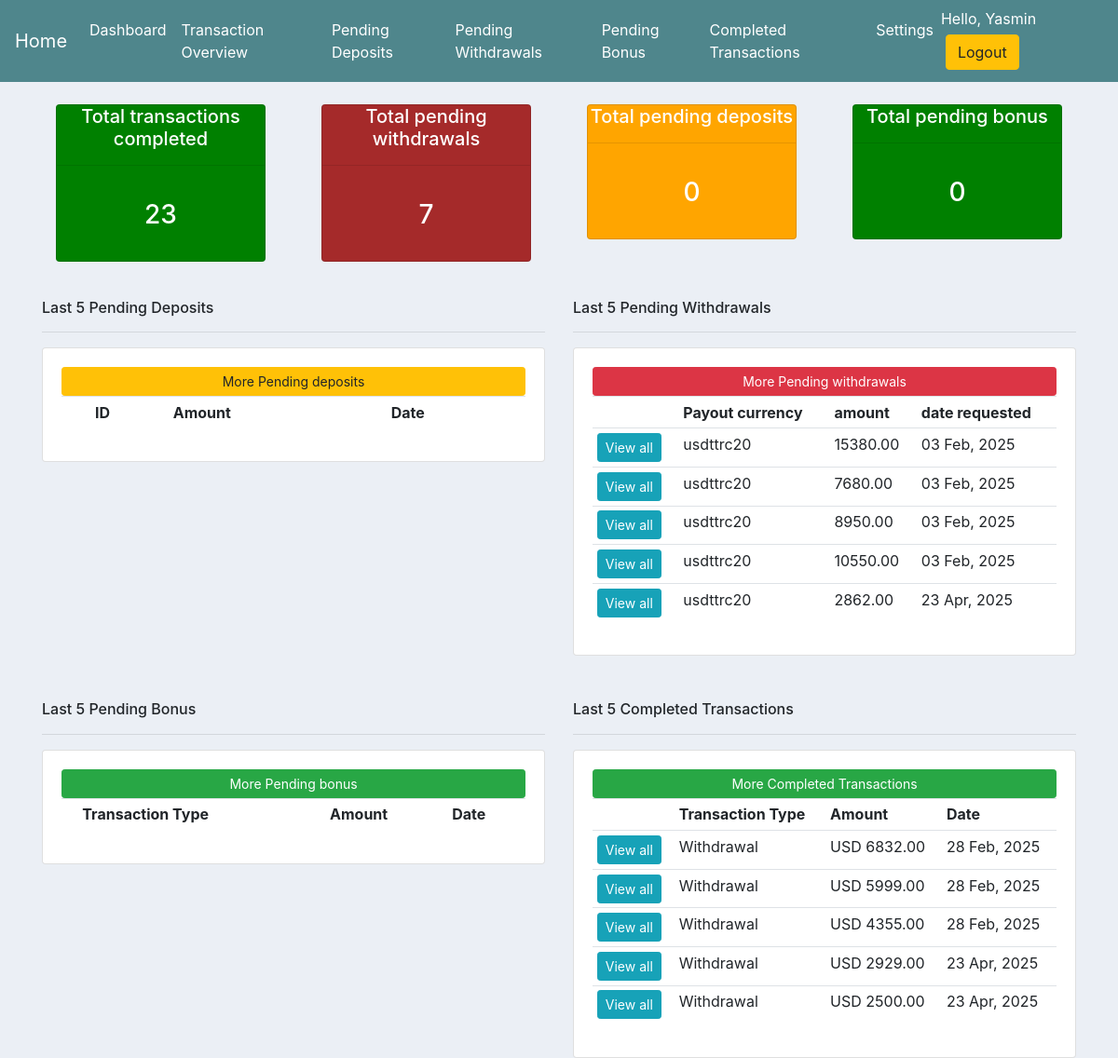
/history/ (signed in), run on the app's committed database.
### AstralAssetsApp/models.py (models this page shows, shortened)
class Withdrawal_request(models.Model):
	client= models.ForeignKey(Client, null=True, blank=True, on_delete=models.SET_NULL)
	client_username= models.CharField(max_length=200, null=True)
	client_email= models.CharField(max_length=200, null=True)
	transaction_hash= models.CharField(max_length=20, null=True,)
	crypto_used_for_requesting_withdrawal= models.CharField(max_length=35, null=True)
	withdrawal_address= models.CharField(max_length=200, null=True)
	amount= models.FloatField(default=0, null=True)
	date_created= models.DateTimeField(auto_now_add=True)

class Transaction(models.Model):
	client= models.ForeignKey(Client, null=True, blank=True, on_delete=models.SET_NULL)
	transaction_type= models.CharField(max_length=64, null=True, blank=True)
	transaction_id= models.CharField(max_length=30, null=True, blank=True, default='504ID.omit')
	investment_plan= models.CharField(max_length=64, null=True, blank=True, default='504Package.omit')
	amount= models.FloatField(default=0, null=True)
	status= models.CharField(max_length=64, null=True, blank=True)
	created= models.DateTimeField(auto_now_add= True, null=True, blank=True)

### AstralAssetsApp/views.py (the view)
# urls.py: path('history/', views.history, name='history'),
@login_required(login_url='signin')
def history(request):
	client= request.user.client
	transaction= ''
	bonus= ''
	payment_id= ''
	withdrawal= ''
	total_transaction=''
	try:
		withdrawal= Withdrawal_request.objects.filter(client=client)
		total_withdrawal= withdrawal.count()
		last_five_withdrawal= withdrawal.order_by('-id')[:5][::-1]
		transaction= Transaction.objects.filter(client=client)
		total_completed_transaction= transaction.count()
		last_five_transaction= transaction.order_by('-id')[:5][::-1]
		bonus= Bonus.objects.filter(client=client)
		total_bonus= bonus.count()
		last_five_bonus= bonus.order_by('-id')[:5][::-1]
		payment_id= Payment_id.objects.filter(client=client)
		total_payment_id= payment_id.count()
		last_five_payment_id= payment_id.order_by('-id')[:5][::-1]
		total_transaction= float(transaction.count()) + float(bonus.count()) + float(payment_id.count() + float(withdrawal.count()))
	except:
		pass
	context={'withdrawal':withdrawal, 'bonus':bonus, 'payment_id':payment_id,'transaction':transaction, 'total_transaction':total_transaction,
	'total_withdrawal':total_withdrawal, 'total_bonus':total_bonus, 'total_payment_id':total_payment_id,
	'last_five_payment_id':last_five_payment_id, 'last_five_withdrawal':last_five_withdrawal, 'last_five_bonus':last_five_bonus,
	'total_completed_transaction':total_completed_transaction,'last_five_transaction':last_five_transaction }
	return render(request, 'AstralAssetsApp/history.html', context)

### AstralAssetsApp/templates/AstralAssetsApp/history.html (shortened to what this page needs)
<!DOCTYPE html>
<html>
<head>
    {% load static %}
    <link rel="stylesheet" href="https://stackpath.bootstrapcdn.com/bootstrap/4.4.1/css/bootstrap.min.css">
    <link rel="stylesheet" type="text/css" href="{% static 'css/main.css' %}">
</head>
<body>
<nav class="navbar navbar-expand-lg navbar-dark bg-dark">
  <a class="navbar-brand" href="{% url 'home' %}">Home</a>
  <div class="collapse navbar-collapse" id="navbarSupportedContent">
    <ul class="navbar-nav mr-auto">
      {% if request.user.is_authenticated %}
      <li class="nav-item active">
        <a class="nav-link" href="{% url 'dashboard' %}">Dashboard <span class="sr-only">(current)</span></a>
      </li>
      <li class="nav-item active">
        <a class="nav-link" href="{% url 'history' %}">Transaction Overview</a>
      </li>
      <li class="nav-item active">
        <a class="nav-link" href="{% url 'pending_deposit' %}">Pending Deposits </a>
      </li>
      <li class="nav-item active">
        <a class="nav-link" href="{% url 'pending_withdrawal' %}">Pending Withdrawals </a>
      </li>
      <li class="nav-item active">
        <a class="nav-link" href="{% url 'pending_bonus' %}">Pending Bonus</a>
      </li>
      <li class="nav-item active">
        <a class="nav-link" href="{% url 'completed_transaction' %}">Completed Transactions</a>
      </li>
      <li class="nav-item active">
        <a class="nav-link" href="{% url 'account_settings' %}">Settings </a>
      </li>
      {% endif %}
    </ul>
    <div class="form-inline my-2 my-lg-0">
      {% if request.user.is_authenticated %}
          <span style="color:#fff;">Hello, {{request.user}}</span>
          <a href="{% url 'logout' %}" class="btn btn-warning" style="margin: 5px;">Logout</a>
      {% else %}
          <a href="{% url 'signup' %}" class="btn btn-success" style="margin: 5px;">Sign up!</a>
          <a href="{% url 'signin' %}"class="btn btn-warning">Login!</a>
      {% endif %}
    </div>
  </div>
</nav>
<div class="container">
<br>
<div class="row">
    <div class="col">
        <div class="col-sm">
            <div class="card text-center text-white mb-3 " id="" style="background-color: green !important;">
                <div class="card-headers" id="headers">
                    <h5 class="card-title">Total transactions completed</h5>
                    <hr>
                </div>
                <div class="card-body">
                    <h3 class="card-title">{{total_completed_transaction|floatformat:"0"}}</h3>
                </div>
            </div>
       </div>
    </div>
    <div class="col">
        <div class="col-sm">
            <div class="card text-center text-white mb-3 " id="" style="background-color: #A52A2A !important;">
                <div class="card-headers">
                    <h5 class="card-title">Total pending withdrawals</h5>
                    <hr>
                </div>
                <div class="card-body">
                    <h3 class="card-title">{{total_withdrawal}}</h3>
                </div>
            </div>
       </div>
    </div>
    <div class="col">
        <div class="col-sm">
            <div class="card text-center text-white mb-3 " id="" style="background-color: orange !important;">
                <div class="card-headers">
                    <h5 class="card-title">Total pending deposits</h5>
                    <hr>
                </div>
                <div class="card-body">
                    <h3 class="card-title">{{total_payment_id}}</h3>
                </div>
            </div>
       </div>
    </div>
    <div class="col">
        <div class="col-sm">
            <div class="card text-center text-white mb-3 " id="" style="background-color: green !important">
                <div class="card-headers">
                    <h5 class="card-title">Total pending bonus</h5>
                    <hr>
                </div>
                <div class="card-body">
                    <h3 class="card-title">{{total_bonus}}</h3>
                </div>
            </div>
       </div>
    </div>
</div>
<br>
<div class="row">
    <div class="col-md-6">
        <h6>Last 5 Pending Deposits</h6>
        <hr>
        <div class="card card-body">
            <a class="btn btn-warning btn-sm btn-block" href="{% url 'pending_deposit' %}">More Pending deposits</a>
            <table class="table table-sm">
                <tr>
                    <th></th>
                    <th>ID</th>
                    <th>Amount</th>
                    <th>Date</th>
                </tr>
            </table>
        </div>
    </div>
    <div class="col-md-6">
        <h6>Last 5 Pending Withdrawals</h6>
        <hr>
        <div class="card card-body">
            <a class="btn btn-danger btn-sm btn-block" href="{% url 'pending_withdrawal' %}">More Pending withdrawals</a>
            <table class="table table-sm">
                <tr>
                    <th></th>
                    <th>Payout currency</th>
                    <th>amount</th>
                    <th>date requested</th>
                </tr>
                 {% for i in last_five_withdrawal %}
                <tr>
                    <td><a class="btn btn-sm btn-info" href="{% url 'pending_withdrawal' %}">View all</a></td>
                    <td>{{i.crypto_used_for_requesting_withdrawal}}</td>
                    <td>{{i.amount|floatformat:"2"}}</td>
                    <td>{{i.date_created|date:"d M, Y"}}</td>
                </tr>
                {% endfor %}
            </table>
        </div>
    </div>
</div>
</div>
<br>
<div class="container">
    <br>
    <div class="row">
    <div class="col-md-6">
        <h6>Last 5 Pending Bonus</h6>
        <hr>
        <div class="card card-body">
            <a class="btn btn-success btn-sm btn-block" href="{% url 'pending_bonus' %}">More Pending bonus</a>
            <table class="table table-sm">
                <tr>
                    <th></th>
                    <th>Transaction Type</th>
                    <th>Amount</th>
                    <th>Date</th>
                </tr>
            </table>
        </div>
    </div>
    <div class="col-md-6">
        <h6>Last 5 Completed Transactions</h6>
        <hr>
        <div class="card card-body">
            <a class="btn btn-success btn-sm btn-block" href="{% url 'completed_transaction' %}">More Completed Transactions</a>
            <table class="table table-sm">
                <tr>
                    <th></th>
                    <th>Transaction Type</th>
                    <th>Amount</th>
                    <th>Date</th>
                </tr>
                 {% for i in last_five_transaction %}
                <tr>
                    <td><a class="btn btn-sm btn-info" href="{% url 'completed_transaction' %}">View all</a></td>
                    <td>{{i.transaction_type}}</td>
                    <td>USD {{i.amount|floatformat:"2"}}</td>
                    <td>{{i.created|date:"d M, Y"}}</td>
                </tr>
                {% endfor %}
            </table>
        </div>
    </div>
</div>
</body>
</html>

### static/css/main.css (style rules this page uses)
.bg-dark { background-color: #4f868c!important; }
body { background-color: #ebeff5; }

### data on the page
Withdrawal_request: crypto_used_for_requesting_withdrawal "usdttrc20", amount "15380.00", date_created "03 Feb, 2025"
Withdrawal_request: crypto_used_for_requesting_withdrawal "usdttrc20", amount "7680.00", date_created "03 Feb, 2025"
Withdrawal_request: crypto_used_for_requesting_withdrawal "usdttrc20", amount "8950.00", date_created "03 Feb, 2025"
Withdrawal_request: crypto_used_for_requesting_withdrawal "usdttrc20", amount "10550.00", date_created "03 Feb, 2025"
Withdrawal_request: crypto_used_for_requesting_withdrawal "usdttrc20", amount "2862.00", date_created "23 Apr, 2025"
Transaction: transaction_type "Withdrawal", amount "6832.00", created "28 Feb, 2025"
Transaction: transaction_type "Withdrawal", amount "5999.00", created "28 Feb, 2025"
Transaction: transaction_type "Withdrawal", amount "4355.00", created "28 Feb, 2025"
Transaction: transaction_type "Withdrawal", amount "2929.00", created "23 Apr, 2025"
Transaction: transaction_type "Withdrawal", amount "2500.00", created "23 Apr, 2025"

### other printed values
{{ request.user }} "Yasmin"
{{ total_completed_transaction|floatformat:"0" }} "23"
{{ total_withdrawal }} "7"
{{ total_payment_id }} "0"
{{ total_bonus }} "0"
